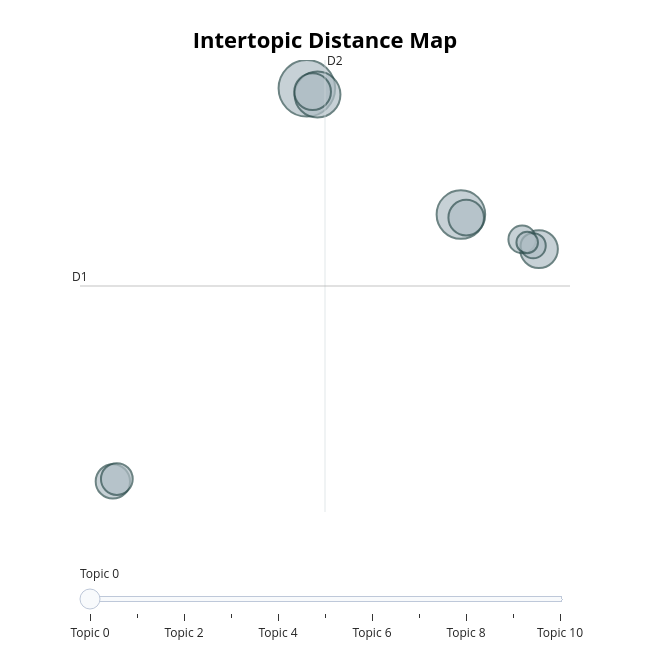

Source (notebook cell):
### Markdown cell above
## 🔹 5. VISUALISATIONS

### Code cell
# ➤ A. Distribution des topics (LDA vs BERTopic)
fig, axes = plt.subplots(1, 2, figsize=(14, 5))

# LDA distribution
lda_topics = [max(lda_model.get_document_topics(doc), key=lambda x: x[1])[0] for doc in corpus]
pd.Series(lda_topics).value_counts().sort_index().plot(kind='bar', ax=axes[0], color='skyblue', edgecolor='black')
axes[0].set_title(" Distribution des topics LDA")
axes[0].set_xlabel("Topic ID")
axes[0].set_ylabel("Nombre d'avis")

# BERTopic distribution
pd.Series(topics).value_counts().sort_index().plot(kind='bar', ax=axes[1], color='lightcoral', edgecolor='black')
axes[1].set_title("Distribution des topics BERTopic")
axes[1].set_xlabel("Topic ID")
axes[1].set_ylabel("Nombre d'avis")

plt.tight_layout()
plt.show()

#  B. Visualisation interactive BERTopic (clusters)
print("Visualisation des clusters BERTopic (réduction dimensionnelle)...")
bertopic_model.visualize_topics()

### Figure 1 — Plotly figure (JSON) as saved in the notebook; plotly's stock layout.template omitted (floating-point values rounded to 4 significant figures)
{"data": [{"customdata": [[0, "the | this | amazing | recommend | highly", 76], [1, "the | product | quality | it | with", 56], [2, "the | quality | product | it | for", 50], [3, "product | not | bad | use | terrible", 34], [4, "money | value | for | great | was", 32], [5, "very | with | product | quality | the", 30], [6, "and | the | product | broke | one", 28], [7, "the | with | very | satisfied | excellent", 24], [8, "very | with | expected | as | works", 18], [9, "disappointed | the | money | quality | very", 15], [10, "quality | the | product | very | with", 11]], "hovertemplate": "<b>Topic %{customdata[0]}</b><br>%{customdata[1]}<br>Size: %{customdata[2]}", "legendgroup": "", "marker": {"color": "#B0BEC5", "line": {"color": "DarkSlateGrey", "width": 2}, "size": [76, 56, 50, 34, 32, 30, 28, 24, 18, 15, 11], "sizemode": "area", "sizeref": 0.0475, "symbol": "circle"}, "mode": "markers", "name": "", "orientation": "v", "showlegend": false, "type": "scatter", "x": [-1.404, 7.246, -0.8062, 11.63, -1.08, 7.543, -12.3, -12.07, 10.69, 11.31, 10.97], "xaxis": "x", "y": [18.14, 6.024, 17.55, 2.706, 17.82, 5.726, -19.6, -19.38, 3.638, 3.029, 3.343], "yaxis": "y"}], "layout": {"annotations": [{"showarrow": false, "text": "D1", "x": -14.14, "y": -0.8398, "yshift": 10}, {"showarrow": false, "text": "D2", "x": -0.3852, "xshift": 10, "y": 20.87}], "height": 650, "hoverlabel": {"bgcolor": "white", "font": {"family": "Rockwell", "size": 16}}, "legend": {"itemsizing": "constant", "tracegroupgap": 0}, "margin": {"t": 60}, "shapes": [{"line": {"color": "#CFD8DC", "width": 2}, "type": "line", "x0": -0.3852, "x1": -0.3852, "y0": -22.54, "y1": 20.87}, {"line": {"color": "#9E9E9E", "width": 2}, "type": "line", "x0": -14.14, "x1": 13.37, "y0": -0.8398, "y1": -0.8398}], "sliders": [{"active": 0, "pad": {"t": 50}, "steps": [{"args": [{"marker.color": [["red", "#B0BEC5", "#B0BEC5", "#B0BEC5", "#B0BEC5", "#B0BEC5", "#B0BEC5", "#B0BEC5", "#B0BEC5", "#B0BEC5", "#B0BEC5"]]}], "label": "Topic 0", "method": "update"}, {"args": [{"marker.color": [["#B0BEC5", "red", "#B0BEC5", "#B0BEC5", "#B0BEC5", "#B0BEC5", "#B0BEC5", "#B0BEC5", "#B0BEC5", "#B0BEC5", "#B0BEC5"]]}], "label": "Topic 1", "method": "update"}, {"args": [{"marker.color": [["#B0BEC5", "#B0BEC5", "red", "#B0BEC5", "#B0BEC5", "#B0BEC5", "#B0BEC5", "#B0BEC5", "#B0BEC5", "#B0BEC5", "#B0BEC5"]]}], "label": "Topic 2", "method": "update"}, {"args": [{"marker.color": [["#B0BEC5", "#B0BEC5", "#B0BEC5", "red", "#B0BEC5", "#B0BEC5", "#B0BEC5", "#B0BEC5", "#B0BEC5", "#B0BEC5", "#B0BEC5"]]}], "label": "Topic 3", "method": "update"}, {"args": [{"marker.color": [["#B0BEC5", "#B0BEC5", "#B0BEC5", "#B0BEC5", "red", "#B0BEC5", "#B0BEC5", "#B0BEC5", "#B0BEC5", "#B0BEC5", "#B0BEC5"]]}], "label": "Topic 4", "method": "update"}, {"args": [{"marker.color": [["#B0BEC5", "#B0BEC5", "#B0BEC5", "#B0BEC5", "#B0BEC5", "red", "#B0BEC5", "#B0BEC5", "#B0BEC5", "#B0BEC5", "#B0BEC5"]]}], "label": "Topic 5", "method": "update"}, {"args": [{"marker.color": [["#B0BEC5", "#B0BEC5", "#B0BEC5", "#B0BEC5", "#B0BEC5", "#B0BEC5", "red", "#B0BEC5", "#B0BEC5", "#B0BEC5", "#B0BEC5"]]}], "label": "Topic 6", "method": "update"}, {"args": [{"marker.color": [["#B0BEC5", "#B0BEC5", "#B0BEC5", "#B0BEC5", "#B0BEC5", "#B0BEC5", "#B0BEC5", "red", "#B0BEC5", "#B0BEC5", "#B0BEC5"]]}], "label": "Topic 7", "method": "update"}, {"args": [{"marker.color": [["#B0BEC5", "#B0BEC5", "#B0BEC5", "#B0BEC5", "#B0BEC5", "#B0BEC5", "#B0BEC5", "#B0BEC5", "red", "#B0BEC5", "#B0BEC5"]]}], "label": "Topic 8", "method": "update"}, {"args": [{"marker.color": [["#B0BEC5", "#B0BEC5", "#B0BEC5", "#B0BEC5", "#B0BEC5", "#B0BEC5", "#B0BEC5", "#B0BEC5", "#B0BEC5", "red", "#B0BEC5"]]}], "label": "Topic 9", "method": "update"}, {"args": [{"marker.color": [["#B0BEC5", "#B0BEC5", "#B0BEC5", "#B0BEC5", "#B0BEC5", "#B0BEC5", "#B0BEC5", "#B0BEC5", "#B0BEC5", "#B0BEC5", "red"]]}], "label": "Topic 10", "method": "update"}]}], "title": {"font": {"color": "Black", "size": 22}, "text": "<b>Intertopic Distance Map</b>", "x": 0.5, "xanchor": "center", "y": 0.95, "yanchor": "top"}, "width": 650, "xaxis": {"anchor": "y", "domain": [0, 1], "range": [-14.14, 13.37], "title": {"text": ""}, "visible": false}, "yaxis": {"anchor": "x", "domain": [0, 1], "range": [-22.54, 20.87], "title": {"text": ""}, "visible": false}}}
